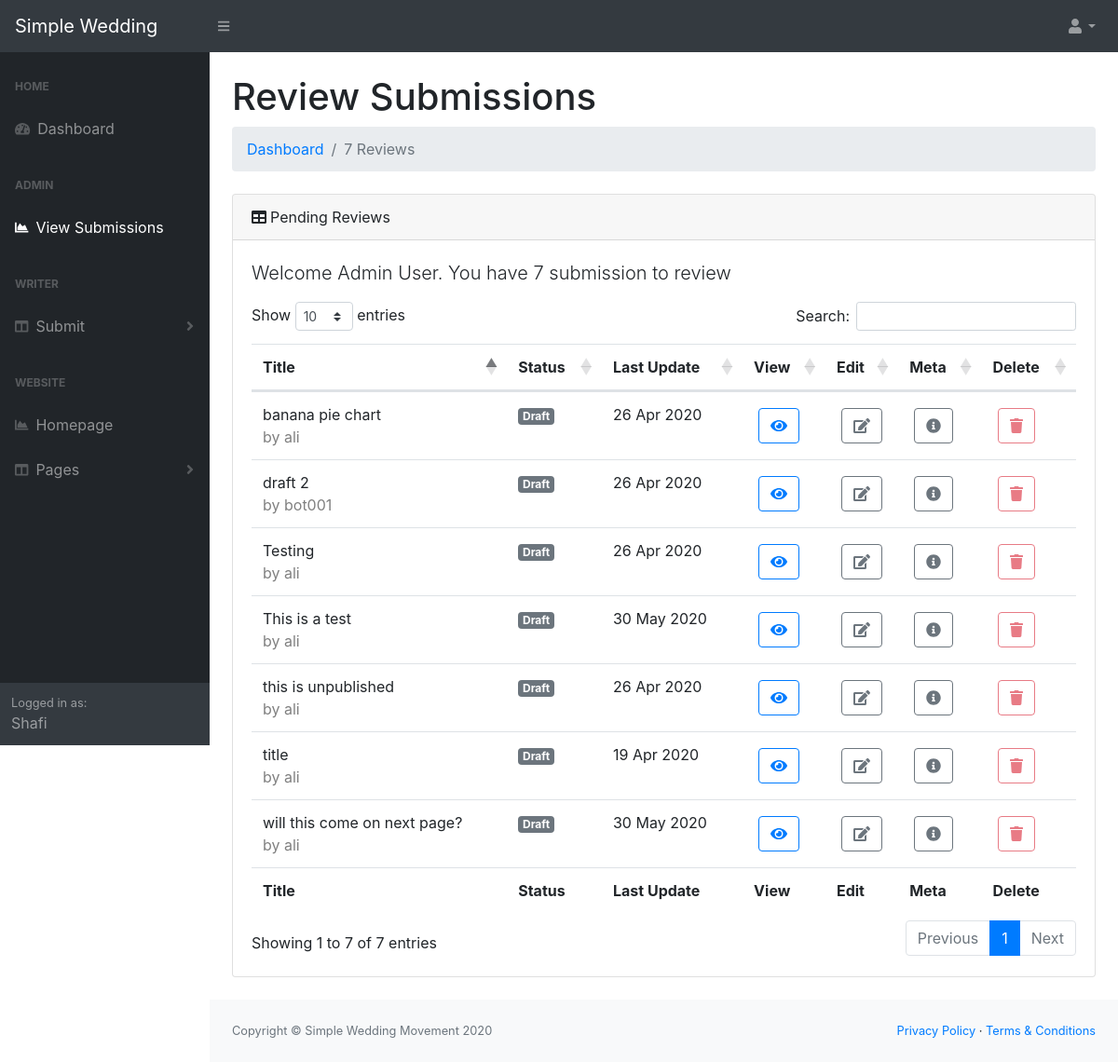
The app's page /dashboard/blog/review (signed in) with its own data.
### core/models.py (models this page shows, shortened)
class Post(models.Model):
    user = models.ForeignKey(settings.AUTH_USER_MODEL, default=1, on_delete=models.CASCADE)
    title = models.CharField(max_length=300)
    link = models.CharField(max_length=2200, blank=True)
    detail = models.TextField(max_length=22000)
    meta_description = models.TextField(max_length=160, default=default_meta_description)
    slug = models.SlugField(max_length=200, unique=True)
    catagory = models.ForeignKey(catagories, related_name='posts', default=1, on_delete=models.CASCADE)
    publish = models.BooleanField(default=False)
    timestamp = models.DateTimeField(auto_now=False, auto_now_add=True)
    updated = models.DateTimeField(auto_now=True, auto_now_add=False)
    class Meta:
        ordering = ["-timestamp", "-updated"]

### accounts/views.py (the view)
# urls.py: path('blog/review', views.review_list, name='review_list'),
@user_passes_test(lambda u:u.is_staff, login_url=reverse_lazy('login'))
def review_list(request):
	if request.user.is_staff:# or not request.user.is_staff or not request.user.is_superuser:
		pass
	else:
		raise Http404
	links = Post.objects.filter(publish=False)
	context = {
		'production' : settings.PRODUCTION,
		'links' : links,
	}
	return render(request, 'accounts/review_list.html', context)

### accounts/templates/accounts/review_list.html (shortened to what this page needs)
{% extends 'accounts/admin_base.html' %}
{% load static %}
{% block content %}
<h1 class="mt-4">Review Submissions</h1>
<ol class="breadcrumb mb-4">
	<li class="breadcrumb-item">
		<a href="{% url 'dashboard:admin_dashboard' %}">
			Dashboard
		</a>
	</li>
	<li class="breadcrumb-item active">{{links|length}} Reviews</li>
</ol>
<div class="card mb-4">
	<div class="card-header"><i class="fas fa-table mr-1"></i>Pending Reviews</div>
	<div class="card-body">
		<p class="lead">Welcome Admin User. You have {{links|length}} submission to review</p>
		<div class="table-responsive">
			<table class="table" id="dataTable" width="100%" cellspacing="0">
				<thead>
					<tr>
						<th>Title</th>
						<th>Status</th>
						<th>Last Update</th>
						<th>View</th>
						<th>Edit</th>
						<th>Meta</th>
						<th>Delete</th>
					</tr>
				</thead>
				<tfoot>
					<tr>
						<th>Title</th>
						<th>Status</th>
						<th>Last Update</th>
						<th>View</th>
						<th>Edit</th>
						<th>Meta</th>
						<th>Delete</th>
					</tr>
				</tfoot>
				<tbody>
					{% for link in links %}
					<tr>
						<td>
							{{link.title}}
							<br>
							<span style="color:grey">by {{link.user}}</span>
						</td>
						<td>
							{% if link.publish %}
							<span class="badge badge-primary">Published</span>
							{% else %}
							<span class="badge badge-secondary">Draft</span>
							{% endif %}
						</td>
						<td>
							{{link.updated|date:'d M Y'}}<br>
						</td>
						<td>
							<a style="margin: 5px" href="{% if link.link %}{{link.link}}{% else %}{% url 'core:article' link.slug %}{% endif %}" class="btn btn-outline-primary">
								<i class="fas fa-eye"></i>
							</a>
						</td>
						<td>
							<a style="margin: 5px" href="{% url 'dashboard:edit_blog' link.slug %}" class="btn btn-outline-secondary">
								<i class="fas fa-edit"></i>
							</a>
						</td>
						<td>
							<a style="margin: 5px" href="{% url 'dashboard:blog_meta_description' link.slug %}" class="btn btn-outline-secondary">
								<i class="fas fa-info-circle"></i>
							</a>
						</td>
						<td>
							<a style="margin: 5px" href="" class="btn btn-outline-danger disabled">
								<i class="fas fa-trash"></i>
							</a>
						</td>
					</tr>
					{% endfor %}
				</tbody>
			</table>
		</div>
	</div>
</div>
{% endblock %}

### accounts/templates/accounts/layoutSidenav.html (shortened to what this page needs)
<div id="layoutSidenav_nav">
	<nav class="sb-sidenav accordion sb-sidenav-dark" id="sidenavAccordion">
		<div class="sb-sidenav-menu">
			<div class="nav">
				<div class="sb-sidenav-menu-heading">Home</div>
				<a class="nav-link" href="{% url 'dashboard:admin_dashboard' %}">
					<div class="sb-nav-link-icon">
						<i class="fas fa-tachometer-alt"></i>
					</div>
					Dashboard
				</a>
				<div class="sb-sidenav-menu-heading">Admin</div>
				<a class="nav-link" href="{% url 'dashboard:review_list' %}">
					<div class="sb-nav-link-icon">
						<i class="fas fa-chart-area"></i>
					</div>
					View Submissions
				</a>
				<div class="sb-sidenav-menu-heading">Writer</div>
				<a class="nav-link collapsed" href="#" data-toggle="collapse" data-target="#collapseWriter" aria-expanded="false" aria-controls="collapseWriter">
					<div class="sb-nav-link-icon">
						<i class="fas fa-columns"></i>
					</div>
					Submit
					<div class="sb-sidenav-collapse-arrow">
						<i class="fas fa-angle-down"></i>
					</div>
				</a>
				<div class="sb-sidenav-menu-heading">Website</div>
				<a class="nav-link" href="{% url 'core:index' %}">
					<div class="sb-nav-link-icon">
						<i class="fas fa-chart-area"></i>
					</div>
					Homepage
				</a>
				<a class="nav-link collapsed" href="#" data-toggle="collapse" data-target="#collapsePages" aria-expanded="false" aria-controls="collapsePages">
					<div class="sb-nav-link-icon">
						<i class="fas fa-columns"></i>
					</div>
					Pages
					<div class="sb-sidenav-collapse-arrow">
						<i class="fas fa-angle-down"></i>
					</div>
				</a>
			</div>
		</div>
		<div class="sb-sidenav-footer">
			<div class="small">Logged in as:</div>
			{% if request.user.get_full_name %}
			{{request.user.get_full_name}}
			{% else %}
			{{request.user.username}}
			{% endif %}
		</div>
	</nav>
</div>

### records on screen
Post: title "will this come on next page?", user "ali", publish "Draft", updated "30 May 2020"
Post: title "This is a test", user "ali", publish "Draft", updated "30 May 2020"
Post: title "draft 2", user "bot001", publish "Draft", updated "26 Apr 2020"
Post: title "this is unpublished", user "ali", publish "Draft", updated "26 Apr 2020"
Post: title "Testing", user "ali", publish "Draft", updated "26 Apr 2020"
Post: title "title", user "ali", publish "Draft", updated "19 Apr 2020"
Post: title "banana pie chart", user "ali", publish "Draft", updated "26 Apr 2020"

### other values on screen
{{ request.user.username }} "Shafi"
{{ links|length }} "7"
